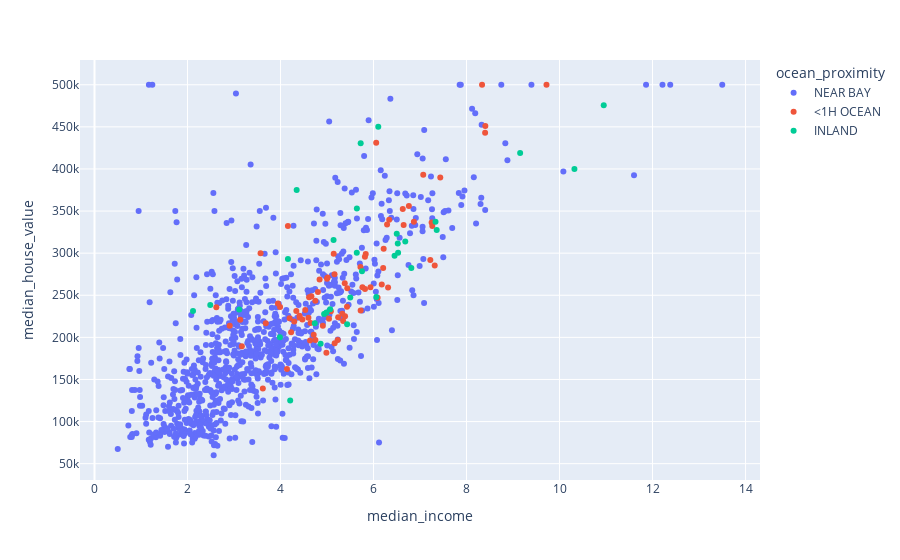

Source (notebook cell):
### Markdown cell above
Plotly Express

### Code cell
px.scatter(
    data_frame = housing.iloc[:1000],
    x = 'median_income',
    y = 'median_house_value',
    hover_data = 'ocean_proximity',
    color = 'ocean_proximity',
    color_continuous_scale="Viridis"
    
)

### Figure 1 — Plotly figure (JSON) as saved in the notebook; plotly's stock layout.template omitted (floating-point values rounded to 4 significant figures; data arrays with more than 128 entries replaced by an {"elided": "..."} marker saying what was removed)
{"data": [{"customdata": {"elided": "892x1 str values"}, "hovertemplate": "ocean_proximity=%{customdata[0]}<br>median_income=%{x}<br>median_house_value=%{y}<extra></extra>", "legendgroup": "NEAR BAY", "marker": {"color": "#636efa", "symbol": "circle"}, "mode": "markers", "name": "NEAR BAY", "orientation": "v", "showlegend": true, "type": "scatter", "x": {"elided": "892 float values"}, "xaxis": "x", "y": {"elided": "892 int values"}, "yaxis": "y"}, {"customdata": [["<1H OCEAN"], ["<1H OCEAN"], ["<1H OCEAN"], ["<1H OCEAN"], ["<1H OCEAN"], ["<1H OCEAN"], ["<1H OCEAN"], ["<1H OCEAN"], ["<1H OCEAN"], ["<1H OCEAN"], ["<1H OCEAN"], ["<1H OCEAN"], ["<1H OCEAN"], ["<1H OCEAN"], ["<1H OCEAN"], ["<1H OCEAN"], ["<1H OCEAN"], ["<1H OCEAN"], ["<1H OCEAN"], ["<1H OCEAN"], ["<1H OCEAN"], ["<1H OCEAN"], ["<1H OCEAN"], ["<1H OCEAN"], ["<1H OCEAN"], ["<1H OCEAN"], ["<1H OCEAN"], ["<1H OCEAN"], ["<1H OCEAN"], ["<1H OCEAN"], ["<1H OCEAN"], ["<1H OCEAN"], ["<1H OCEAN"], ["<1H OCEAN"], ["<1H OCEAN"], ["<1H OCEAN"], ["<1H OCEAN"], ["<1H OCEAN"], ["<1H OCEAN"], ["<1H OCEAN"], ["<1H OCEAN"], ["<1H OCEAN"], ["<1H OCEAN"], ["<1H OCEAN"], ["<1H OCEAN"], ["<1H OCEAN"], ["<1H OCEAN"], ["<1H OCEAN"], ["<1H OCEAN"], ["<1H OCEAN"], ["<1H OCEAN"], ["<1H OCEAN"], ["<1H OCEAN"], ["<1H OCEAN"], ["<1H OCEAN"], ["<1H OCEAN"], ["<1H OCEAN"], ["<1H OCEAN"], ["<1H OCEAN"], ["<1H OCEAN"], ["<1H OCEAN"], ["<1H OCEAN"], ["<1H OCEAN"], ["<1H OCEAN"], ["<1H OCEAN"], ["<1H OCEAN"], ["<1H OCEAN"], ["<1H OCEAN"], ["<1H OCEAN"], ["<1H OCEAN"], ["<1H OCEAN"], ["<1H OCEAN"], ["<1H OCEAN"], ["<1H OCEAN"], ["<1H OCEAN"], ["<1H OCEAN"]], "hovertemplate": "ocean_proximity=%{customdata[0]}<br>median_income=%{x}<br>median_house_value=%{y}<extra></extra>", "legendgroup": "<1H OCEAN", "marker": {"color": "#EF553B", "symbol": "circle"}, "mode": "markers", "name": "<1H OCEAN", "orientation": "v", "showlegend": true, "type": "scatter", "x": [6.057, 4.646, 4.615, 5.719, 3.683, 6.207, 5.815, 3.571, 5, 4.339, 4.139, 4.805, 4.635, 3.168, 3.133, 2.907, 8.4, 6.648, 6.629, 6.218, 5.761, 4.664, 6.76, 3.991, 4.295, 4.962, 2.62, 4.713, 4.75, 5.43, 4.6, 4.195, 5.388, 3.944, 5.328, 4.84, 5.162, 4.159, 5.832, 5.042, 4.532, 5.436, 5.082, 5.231, 4.411, 5.24, 4.748, 8.405, 9.719, 5.164, 5.381, 6.088, 6.868, 4.987, 5.144, 5.347, 5.723, 4.47, 4.911, 4.228, 5.014, 7.249, 8.334, 7.316, 7.221, 4.409, 5.934, 6.177, 5.817, 6.313, 6.337, 6.292, 7.264, 7.435, 7.069, 3.62], "xaxis": "x", "y": [431000, 217000, 247600, 283500, 216900, 282500, 295600, 300000, 269700, 231200, 162500, 254000, 196200, 189400, 220800, 213800, 442900, 333400, 352400, 305300, 259600, 248900, 356000, 236000, 218800, 228000, 235900, 203200, 197000, 236400, 223200, 222700, 225000, 240100, 227900, 268600, 275100, 332400, 298900, 222200, 232600, 258300, 230900, 196900, 223500, 223900, 243500, 451100, 500001, 193100, 264400, 246900, 337300, 181700, 299400, 219500, 231800, 221300, 213800, 206000, 271100, 336500, 500001, 285400, 291900, 225600, 259600, 262900, 257300, 259200, 339700, 334100, 332400, 389800, 393200, 139300], "yaxis": "y"}, {"customdata": [["INLAND"], ["INLAND"], ["INLAND"], ["INLAND"], ["INLAND"], ["INLAND"], ["INLAND"], ["INLAND"], ["INLAND"], ["INLAND"], ["INLAND"], ["INLAND"], ["INLAND"], ["INLAND"], ["INLAND"], ["INLAND"], ["INLAND"], ["INLAND"], ["INLAND"], ["INLAND"], ["INLAND"], ["INLAND"], ["INLAND"], ["INLAND"], ["INLAND"], ["INLAND"], ["INLAND"], ["INLAND"], ["INLAND"], ["INLAND"], ["INLAND"], ["INLAND"]], "hovertemplate": "ocean_proximity=%{customdata[0]}<br>median_income=%{x}<br>median_house_value=%{y}<extra></extra>", "legendgroup": "INLAND", "marker": {"color": "#00cc96", "symbol": "circle"}, "mode": "markers", "name": "INLAND", "orientation": "v", "showlegend": true, "type": "scatter", "x": [5.141, 6.499, 7.333, 6.521, 6.452, 6.06, 6.529, 3.113, 2.49, 5.068, 2.119, 10.95, 5.5, 4.988, 6.813, 5.64, 4.16, 5.752, 5.642, 10.32, 4.347, 6.683, 7.359, 5.724, 4.208, 6.102, 3.986, 4.862, 9.153, 4.736, 5.432, 4.938], "xaxis": "x", "y": [315600, 323000, 337200, 311500, 296900, 247900, 300400, 233000, 238500, 233300, 231300, 475800, 247200, 229400, 282500, 300600, 293200, 278500, 352900, 400000, 375000, 313700, 327500, 430600, 125000, 450000, 200200, 192400, 418800, 216800, 215500, 227700], "yaxis": "y"}], "layout": {"legend": {"title": {"text": "ocean_proximity"}, "tracegroupgap": 0}, "margin": {"t": 60}, "xaxis": {"anchor": "y", "domain": [0, 1], "title": {"text": "median_income"}}, "yaxis": {"anchor": "x", "domain": [0, 1], "title": {"text": "median_house_value"}}}}
